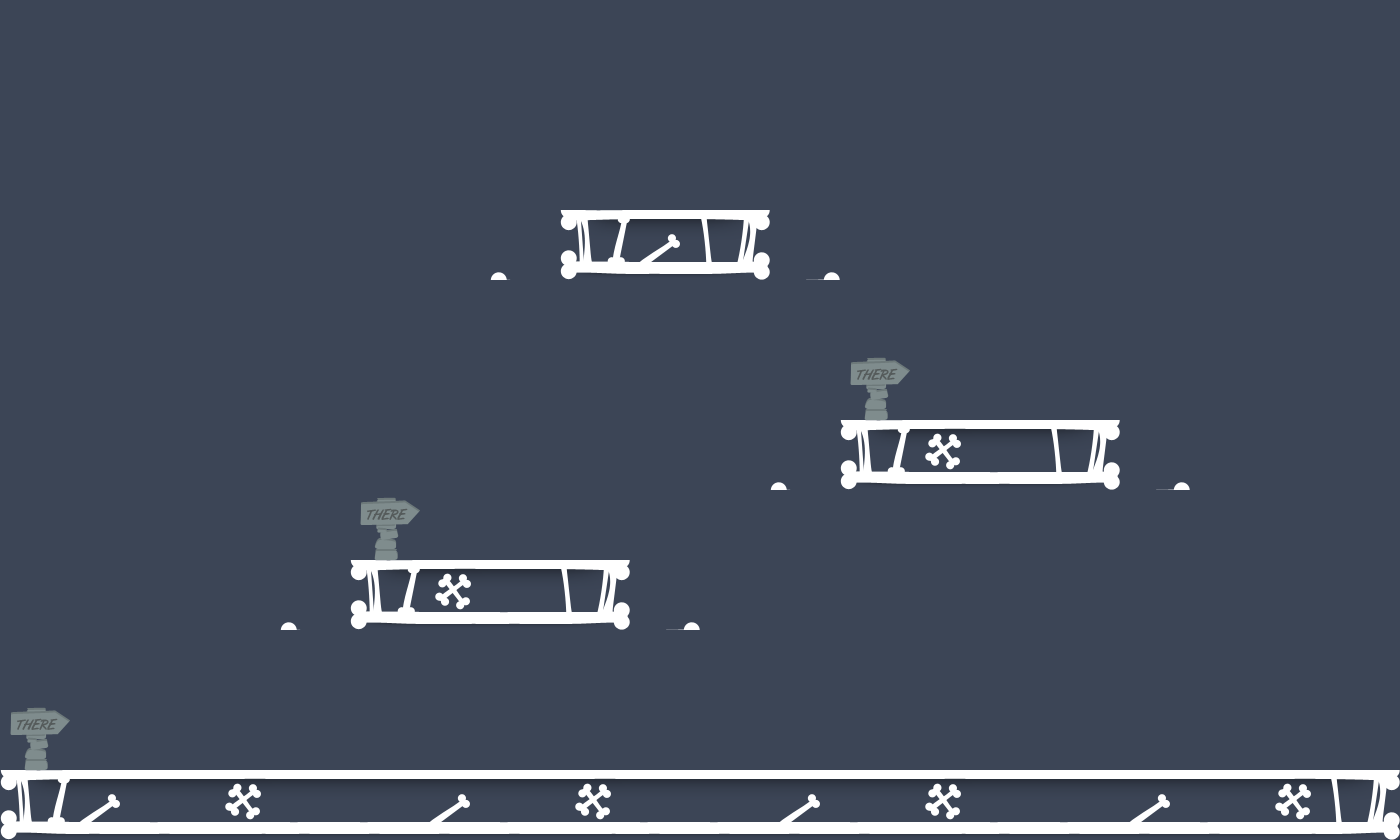

This is a level from a 2D game, rendered from its Tiled map with the project's own tilesets. A one-line summary and the map file follow, with tile-layer data summarised:
An orthogonal 20x12 tile map with 70x70 px tiles, 2 tile layers (collision, foreground) and 15 objects (9x enemy, 5x items, player).

<map version="1.0" orientation="orthogonal" width="20" height="12" tilewidth="70" tileheight="70" backgroundcolor="#3c4556">
 <tileset firstgid="1" name="map_tiles_70" tilewidth="70" tileheight="70">
  <image source="map_tiles_70.png" width="560" height="140" />
  <tile id="0" />
  <tile id="1" />
  <tile id="2" />
  <tile id="3" />
 </tileset>
 <objectgroup color="#ffff00" name="items" width="20" height="12">
  <object name="gun" type="items" x="140" y="700" width="70" height="140">
   <properties>
    <property name="bullets" value="6" />
   </properties>
  </object>
  <object name="health" type="items" x="420" y="490" width="70" height="140" />
  <object name="key" type="items" x="980" y="350" width="70" height="140" />
  <object name="exit_sign" type="items" x="1190" y="700" width="70" height="140" />
  <object name="door" type="items" x="1260" y="700" width="70" height="140" />
 </objectgroup>
 <objectgroup color="#00aa00" name="player" width="20" height="12">
  <object name="player" type="player" x="70" y="686" width="70" height="140">
   <properties>
    <property name="hint" value="The last night. Everything I have learned, all at once" />
   </properties>
  </object>
 </objectgroup>
 <objectgroup color="#ff0000" name="enemies" width="20" height="12">
  <object name="zombie" type="enemy" x="350" y="476" width="70" height="140">
   <properties>
    <property name="archetype" value="walker" />
    <property name="startLeft" value="true" />
   </properties>
  </object>
  <object name="zombie" type="enemy" x="420" y="476" width="70" height="140">
   <properties>
    <property name="archetype" value="walker" />
    <property name="startLeft" value="true" />
   </properties>
  </object>
  <object name="zombie" type="enemy" x="490" y="476" width="70" height="140">
   <properties>
    <property name="archetype" value="walker" />
    <property name="startLeft" value="true" />
   </properties>
  </object>
  <object name="zombie" type="enemy" x="630" y="686" width="70" height="140">
   <properties>
    <property name="archetype" value="walker" />
    <property name="startLeft" value="true" />
   </properties>
  </object>
  <object name="zombie" type="enemy" x="840" y="336" width="70" height="140">
   <properties>
    <property name="archetype" value="walker" />
   </properties>
  </object>
  <object name="zombie" type="enemy" x="910" y="336" width="70" height="140">
   <properties>
    <property name="archetype" value="walker" />
   </properties>
  </object>
  <object name="zombie" type="enemy" x="1120" y="686" width="70" height="140">
   <properties>
    <property name="archetype" value="brute" />
   </properties>
  </object>
  <object name="zombie" type="enemy" x="1050" y="686" width="70" height="140">
   <properties>
    <property name="archetype" value="runner" />
   </properties>
  </object>
  <object name="zombie" type="enemy" x="630" y="126" width="70" height="140">
   <properties>
    <property name="archetype" value="spitter" />
    <property name="startLeft" value="true" />
   </properties>
  </object>
 </objectgroup>
 <layer name="collision" width="20" height="12">
  <data>[240 cells, 31 non-empty, 5 distinct tile ids]</data>
 </layer>
 <layer name="foreground" width="20" height="12">
  <data>[240 cells, 9 non-empty, 3 distinct tile ids]</data>
 </layer>
</map>
